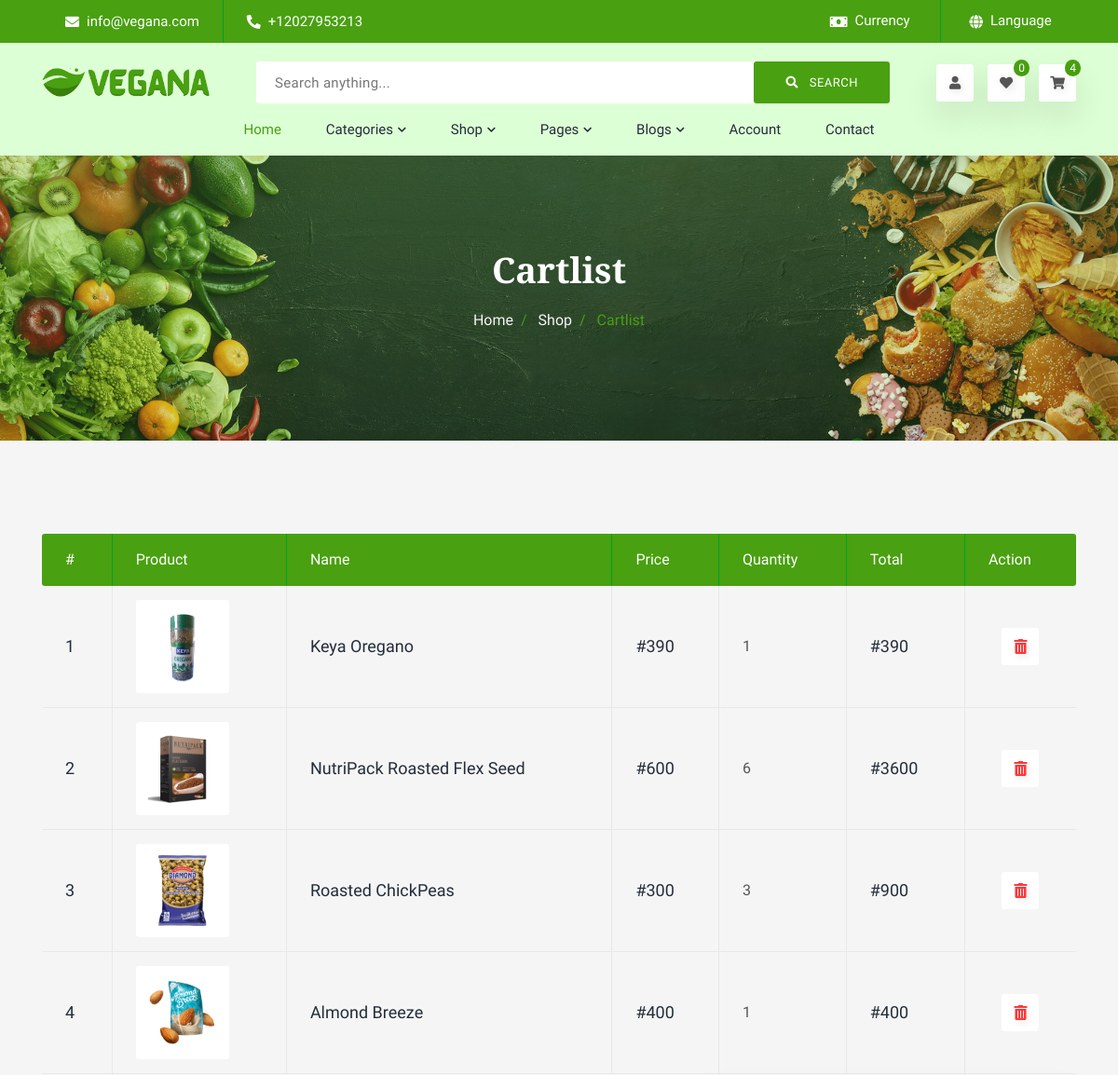
/cart/ (signed in, upper part), run on an earlier commit of the app's database.
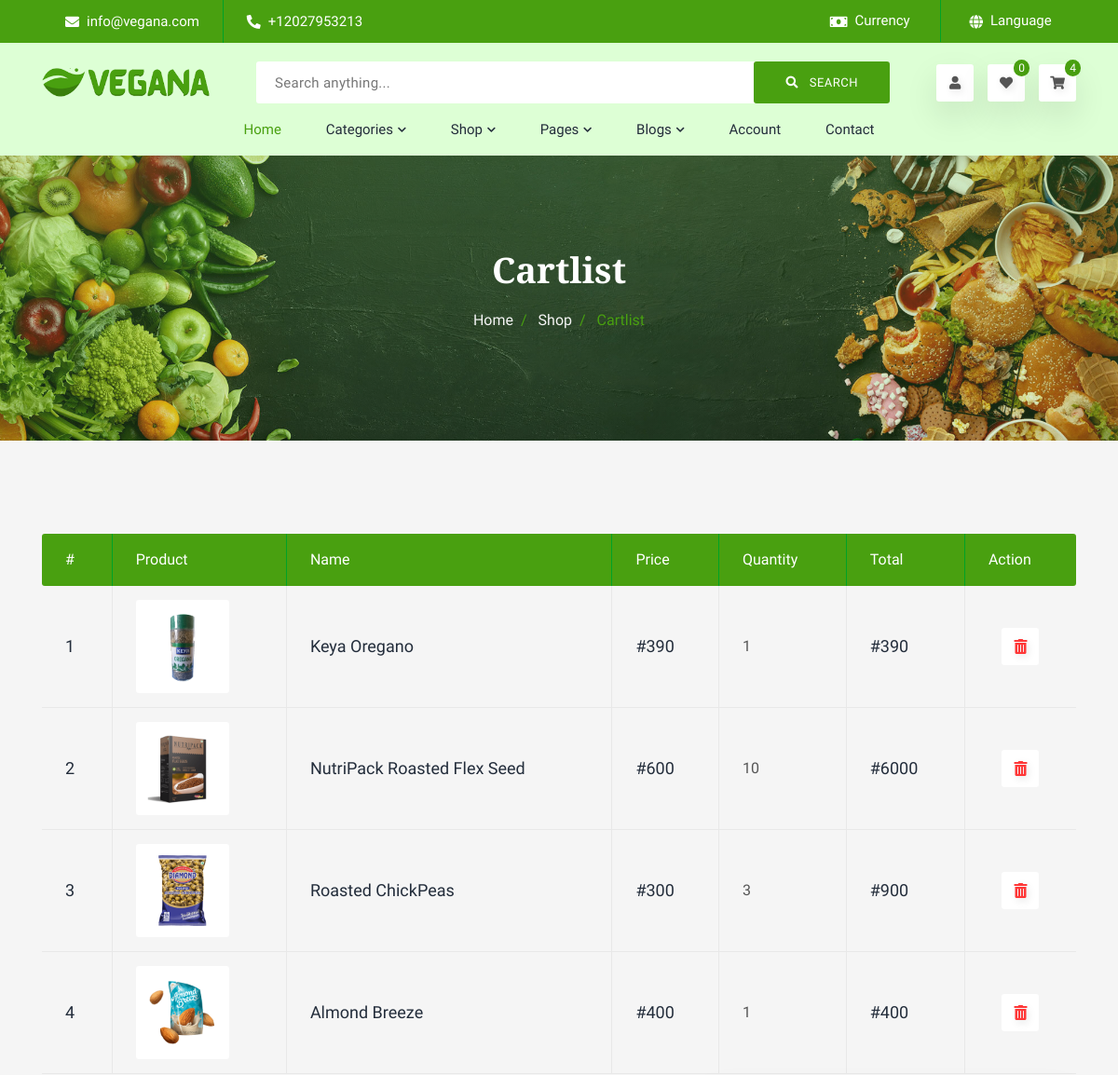
And on a later commit of the database.
### store/models.py (models this page shows, shortened)
class Order(models.Model):
    user = models.ForeignKey(get_user_model(), on_delete=models.CASCADE)
    items = models.ManyToManyField(OrderItem)
    date_created = models.DateTimeField(auto_now_add=True)
    ordered_date = models.DateTimeField()
    ordered = models.BooleanField(default=False)
    class Meta:
        ordering = ['-date_created']

class OrderItem(models.Model):
    product = models.ForeignKey(Product, on_delete=models.CASCADE)
    user = models.ForeignKey(get_user_model(), on_delete=models.CASCADE)
    quantity = models.IntegerField(default=1)
    ordered = models.BooleanField(default=False)
    def get_item_total_price(self):
        return self.quantity * self.product.get_price()

class Product(models.Model):
    name = models.CharField(max_length=150)
    actual_price = models.IntegerField()
    discount_price = models.IntegerField(null=True, blank=True)
    category = models.ForeignKey(Category, on_delete=models.SET_NULL, null=True, blank=True)
    tags = models.ManyToManyField(Tag, related_name='tags', blank=True)
    slug = models.SlugField(unique=True, editable=False)
    description = models.TextField(max_length=3000, default="This is an auto generated product description.")
    featured_image = models.ImageField(null=True, blank=True)
    is_on_sale = models.BooleanField(default=True)
    created = models.DateTimeField(auto_now_add=True)
    class Meta:
        ordering = ['-created']
    def get_price(self):
        if self.discount_price:
            return self.discount_price
        else:
            return self.actual_price

class Wishlist(models.Model):
    user = models.ForeignKey(get_user_model(), on_delete=models.CASCADE)
    items = models.ManyToManyField(WishItem)
    date_created = models.DateTimeField(auto_now_add=True)
    ordered_date = models.DateTimeField()
    ordered = models.BooleanField(default=False)
    class Meta:
        ordering = ['-date_created']

### store/views.py (the view)
# urls.py: path("cart/", views.Cart, name="cart"),
@login_required
def Cart(request):
    all_categories = Category.objects.all()
    order_qs = Order.objects.filter(user=request.user, ordered=False)
    if order_qs.exists():
        order = order_qs[0]
        order_items = order.items.all()
        context = {
            'order_items': order_items,
            'all_categories': all_categories,
        }
        return render(request, 'store/cartlist.html', context)
    else:
        messages.info(request, "You do not have an active order")
        return redirect('store:home')

### store/templatetags/orderitem_count.py (called while the page is built)
@register.filter
def cart_item_count(user):
    order_qs = Order.objects.filter(user=user, ordered=False)
    if order_qs.exists():
        order = order_qs[0]
        return order.items.count()
    else:
        return 0

@register.filter
def wishlist_item_count(user):
    wishlist_qs = Wishlist.objects.filter(user=user, ordered=False)
    if wishlist_qs.exists():
        wishlist = wishlist_qs[0]
        return wishlist.items.count()
    else:
        return 0

### store/templates/store/cartlist.html (shortened to what this page needs)
{% extends 'component/base.html' %}
{% load static %}
{% block content %}
    <section class="single-banner">
      <div class="container">
        <div class="row">
          <div class="col-lg-12">
            <div class="single-content">
              <h2>Cartlist</h2>
              <ol class="breadcrumb">
                <li class="breadcrumb-item">
                  <a href="{% url 'store:home' %}">Home</a>
                </li>
                <li class="breadcrumb-item">
                  <a href="{% url 'store:home' %}">Shop</a>
                </li>
                <li class="breadcrumb-item active" aria-current="page">
                  Cartlist
                </li>
              </ol>
            </div>
          </div>
        </div>
      </div>
    </section>
    <section class="cart-part">
      <div class="container">
        <div class="row">
          <div class="col-lg-12">
            <div class="cart-list">
              <table class="table-list">
                <thead>
                  <tr>
                    <th scope="col">#</th>
                    <th scope="col">Product</th>
                    <th scope="col">Name</th>
                    <th scope="col">Price</th>
                    <th scope="col">Quantity</th>
                    <th scope="col">Total</th>
                    <th scope="col">Action</th>
                  </tr>
                </thead>
                <tbody>
                  {% if order_items %}
                  {% for orderitem in order_items %}
                  <tr>
                    <td class="table-number"><h5>{{forloop.counter}}</h5></td>
                    <td class="table-product">
                      <img
                        src="{{orderitem.product.featured_image.url}}"
                        alt="product-1"
                      />
                    </td>
                    <td class="table-name"><h5>{{orderitem.product.name}}</h5></td>
                    <td class="table-price"><h5>#{{orderitem.product.get_price}}</h5></td>
                    <td class="table-quantity">
                      <p>{{orderitem.quantity}}</p>
                    </td>
                    <td class="table-total"><h5>#{{orderitem.get_item_total_price}}</h5></td>
                    <td class="table-action">
                      <button><i class="fas fa-trash-alt"></i></button>
                    </td>
                  </tr>
                  {% endfor %}
                  {% endif %}
                </tbody>
              </table>
            </div>
          </div>
        </div>
      </div>
    </section>
  {% endblock content%}

### store/templates/component/base.html (shortened to what this page needs)
<!DOCTYPE html>
{% load static %}
<html lang="en">
  <head>
    <link rel="stylesheet" href="{% static 'assets/source/css/vendor/flaticon.css' %}" />
    <link rel="stylesheet" href="{% static 'assets/source/css/vendor/fontawesome.css' %}" />
    <link rel="stylesheet" href="{% static 'assets/source/css/vendor/slick.css' %}" />
    <link rel="stylesheet" href="{% static 'assets/source/css/vendor/bootstrap.min.css' %}" />
    <link rel="stylesheet" href="{% static 'assets/source/css/custom/main.css' %}" />
    <link rel="stylesheet" href="{% static 'assets/source/css/custom/home-1.css' %}" />
    <link rel="stylesheet" href="../assets/source/css/vendor/jquery-ui.css" />
    <link rel="stylesheet" href="{% static 'assets/source/css/custom/product-details.css' %}" />
    <link rel="stylesheet" href="{% static 'assets/source/css/custom/shop-leftbar.css' %}" />
    <link rel="stylesheet" href="{% static 'assets/source/css/custom/cartlist.css' %}" />
    <link rel="stylesheet" href="{% static 'assets/source/css/custom/wishlist.css' %}" />
    <link rel="stylesheet" href="{% static 'assets/source/css/custom/signin-up.css' %}" />
  </head>
  <body>
    {% include 'component/header.html' %}
    {% include 'component/navbar.html' %}
    {% block content %}
    {% endblock content %}
  </body>
</html>

### store/templates/component/header.html (shortened to what this page needs)
<header class="header-part">
  <div class="container">
    <div class="row">
      <div class="col-sm-12 col-md-6 col-lg-6">
        <ul class="header-info">
          <li>
            <i class="fas fa-envelope"></i>
            <p>info@vegana.com</p>
          </li>
          <li>
            <i class="fas fa-phone-alt"></i>
            <p>+12027953213</p>
          </li>
        </ul>
      </div>
      <div class="col-sm-12 col-md-6 col-lg-6">
        <div class="header-option">
          <div class="header-curr">
            <i class="fas fa-money-bill"></i>
            <select class="header-select custom-select">
              <option class="clr" selected>currency</option>
            </select>
          </div>
          <div class="header-lang">
            <i class="fas fa-globe"></i>
            <select class="header-select custom-select">
              <option class="clr" selected>language</option>
            </select>
          </div>
        </div>
      </div>
    </div>
  </div>
</header>

### store/templates/component/navbar.html (shortened to what this page needs)
{% load static %}
{% load orderitem_count %}
<nav class="navbar-part">
    <div class="container">
      <div class="row">
        <div class="col-lg-12">
          <div class="navbar-element">
            <a class="navbar-logo" href="#">
              <img src="{% static 'assets/images/logo/01.png' %}" alt="logo" />
            </a>
            <form class="search-form navbar-src">
              <input type="text" placeholder="Search anything..." />
              <button class="btn btn-inline">
                <i class="fas fa-search"></i> <span>search</span>
              </button>
            </form>
            <ul class="right-widget">
              <li>
                <a class="icon icon-inline" href="singles/signin-up.html"
                  ><i class="fas fa-user"></i
                ></a>
              </li>
              <li>
                <a class="icon icon-inline" href="{% url 'store:wishlist' %}"
                  ><i class="fas fa-heart"></i><sup>{% if request.user.is_authenticated %} {{ request.user|wishlist_item_count}}{% else%} 0 {% endif %}</sup></a
                >
              </li>
              <li>
                <a class="icon icon-inline" href="{% url 'store:cart' %}"
                  ><i class="fas fa-shopping-cart"></i><sup>{% if request.user.is_authenticated %} {{ request.user|cart_item_count}}{% else%} 0 {% endif %}</sup></a
                >
              </li>
            </ul>
          </div>
        </div>
      </div>
      <div class="row">
        <div class="col-lg-12">
          <div class="navbar-slide">
            <div class="navbar-content">
              <ul class="navbar-list">
                <li class="navbar-item active">
                  <a class="navbar-link" href="{% url 'store:home' %}">Home</a>
                </li>
                <li class="navbar-item navbar-dropdown navbar-megamenu">
                  <a class="navbar-link dropdown-indicator" href="#">
                    <span>Categories</span>
                    <i class="fas fa-chevron-down"></i>
                  </a>
                </li>
                <li class="navbar-item navbar-dropdown">
                  <a class="navbar-link dropdown-indicator" href="#">
                    <span>Shop</span> <i class="fas fa-chevron-down"></i>
                  </a>
                </li>
                <li class="navbar-item navbar-dropdown">
                  <a class="navbar-link dropdown-indicator" href="#">
                    <span>pages</span> <i class="fas fa-chevron-down"></i>
                  </a>
                </li>
                <li class="navbar-item navbar-dropdown">
                  <a class="navbar-link dropdown-indicator" href="#">
                    <span>blogs</span> <i class="fas fa-chevron-down"></i>
                  </a>
                </li>
                <li class="navbar-item">
                  <a class="navbar-link" href="singles/account.html"
                    >Account</a
                  >
                </li>
                <li class="navbar-item">
                  <a class="navbar-link" href="singles/contact.html"
                    >contact</a
                  >
                </li>
              </ul>
            </div>
          </div>
        </div>
      </div>
    </div>
  </nav>

### store/templates/component/footer.html (shortened to what this page needs)
{% load static %}

### static/assets/source/css/custom/product-details.css (style rules this page uses)
.breadcrumb { -webkit-box-align:center;-ms-flex-align:center;align-items:center;-webkit-box-pack:center;-ms-flex-pack:center;justify-content:center;background:none;padding:0px }
.breadcrumb li a { color:var(--graycolor) }
.breadcrumb .active { color:var(--brandcolor) }
.breadcrumb-item+.breadcrumb-item::before { color:var(--brandcolor) }
.single-banner { background:url(../../../images/banner/04.jpg);background-repeat:no-repeat;background-position:center;background-size:cover;padding:100px 0px;position:relative;z-index:1 }
.single-banner::before { position:absolute;content:"";top:0px;left:0px;width:100%;height:100%;background:-webkit-gradient(linear, left top, left bottom, from(rgba(92,186,71,0.3)), to(rgba(85,172,65,0.2)));background:linear-gradient(rgba(92,186,71,0.3), rgba(85,172,65,0.2));z-index:-1 }
.single-content { text-align:center }
.single-content h2 { font-size:38px;margin-bottom:18px;color:var(--whitecolor) }
body { background:var(--graycolor) }

### static/assets/source/css/custom/shop-leftbar.css (style rules this page uses)
.breadcrumb { -webkit-box-align:center;-ms-flex-align:center;align-items:center;-webkit-box-pack:center;-ms-flex-pack:center;justify-content:center;background:none;padding:0px }
.breadcrumb li a { color:var(--graycolor) }
.breadcrumb .active { color:var(--brandcolor) }
.breadcrumb-item+.breadcrumb-item::before { color:var(--brandcolor) }
.single-banner { background:url(../../../images/banner/04.jpg);background-repeat:no-repeat;background-position:center;background-size:cover;padding:100px 0px;position:relative;z-index:1 }
.single-banner::before { position:absolute;content:"";top:0px;left:0px;width:100%;height:100%;background:-webkit-gradient(linear, left top, left bottom, from(rgba(92,186,71,0.3)), to(rgba(85,172,65,0.2)));background:linear-gradient(rgba(92,186,71,0.3), rgba(85,172,65,0.2));z-index:-1 }
.single-content { text-align:center }
.single-content h2 { font-size:38px;margin-bottom:18px;color:var(--whitecolor) }
body { background:var(--graycolor) }

### static/assets/source/css/custom/cartlist.css (style rules this page uses)
.breadcrumb { -webkit-box-align:center;-ms-flex-align:center;align-items:center;-webkit-box-pack:center;-ms-flex-pack:center;justify-content:center;background:none;padding:0px }
.breadcrumb li a { color:var(--graycolor) }
.breadcrumb .active { color:var(--brandcolor) }
.breadcrumb-item+.breadcrumb-item::before { color:var(--brandcolor) }
.table-list { width:100% }
.table-list thead tr { background:var(--brandcolor) }
.table-list thead tr th { padding:15px 25px;color:var(--whitecolor);font-weight:var(--mweight);border-right:1px solid var(--headerborder) }
.table-list thead tr th:first-child { border-radius:3px 0px 0px 3px }
.table-list thead tr th:last-child { border-right:none;border-radius:0px 3px 3px 0px }
.table-list tbody tr { border-bottom:1px solid var(--bordercolor) }
.table-list tbody tr td { padding:15px 25px;border-right:1px solid var(--bordercolor) }
.table-list tbody tr td:last-child { border-right:none }
.table-product img { width:100px;border-radius:3px;background:var(--whitecolor) }
.table-action { text-align:center }
.table-action button { border:none;outline:none;background:none }
.table-action button i { width:40px;height:40px;font-size:16px;line-height:40px;text-align:center;border-radius:3px;color:var(--removecolor);background:var(--whitecolor);text-shadow:var(--tshadow);transition:all linear .3s;-webkit-transition:all linear .3s;-moz-transition:all linear .3s;-ms-transition:all linear .3s;-o-transition:all linear .3s }
.single-banner { background:url(../../../images/banner/04.jpg);background-repeat:no-repeat;background-position:center;background-size:cover;padding:100px 0px;position:relative;z-index:1 }
.single-banner::before { position:absolute;content:"";top:0px;left:0px;width:100%;height:100%;background:-webkit-gradient(linear, left top, left bottom, from(rgba(92,186,71,0.3)), to(rgba(85,172,65,0.2)));background:linear-gradient(rgba(92,186,71,0.3), rgba(85,172,65,0.2));z-index:-1 }
.single-content { text-align:center }
.single-content h2 { font-size:38px;margin-bottom:18px;color:var(--whitecolor) }
.cart-part { padding:100px 0px }
.cart-list { margin-bottom:30px }

What changed in the data, as far as the page shows it:
changed OrderItem "NutriPack Roasted Flex Seed": quantity "6" → "10"; get_item_total_price "3600" → "6000"
